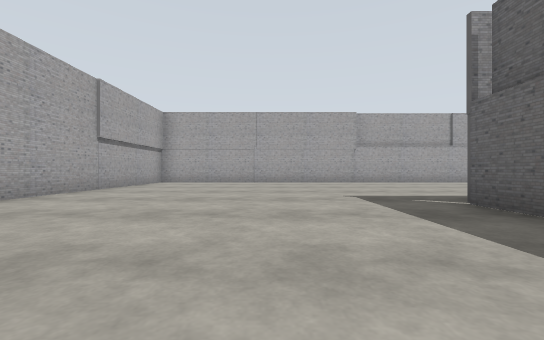
View 1 (above)

24 first-person views from a walk through a robot-simulator world made for Gazebo. The camera is 0.94 m above the floor, looks level and sees 90° across. The floor is counted in squares, 2 m on a side. Each view is taken from the middle of a square. On the plan, view 1 faces up. The plan holds only what a view shows up to about 9 squares ahead; the rest is blank. The place goes on beyond the plan. Some surface patterns are stand-ins.

View 2
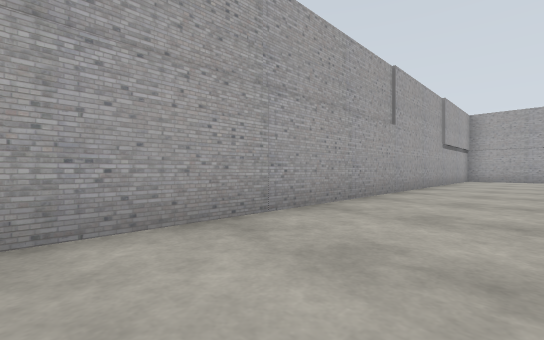

View 3
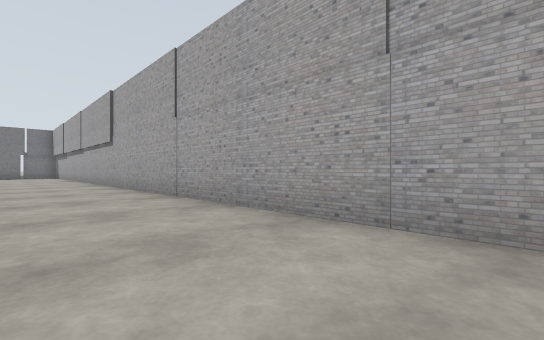

View 4
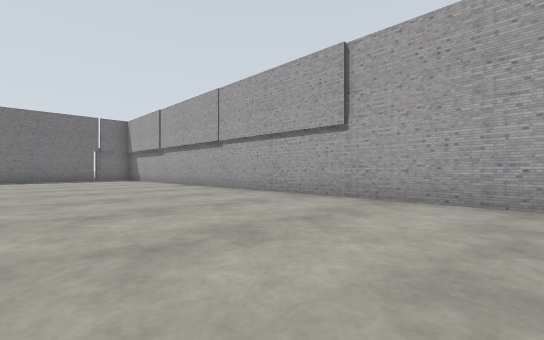

View 5
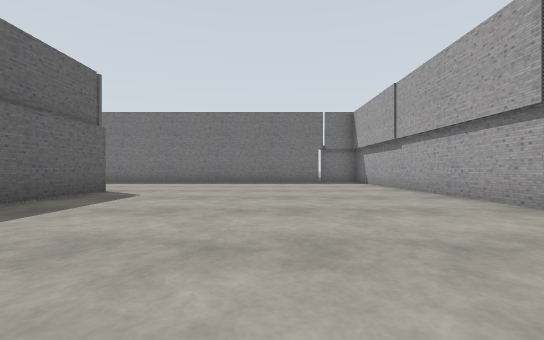

View 6
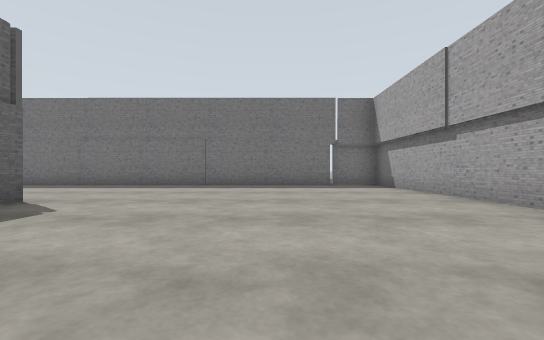

View 7
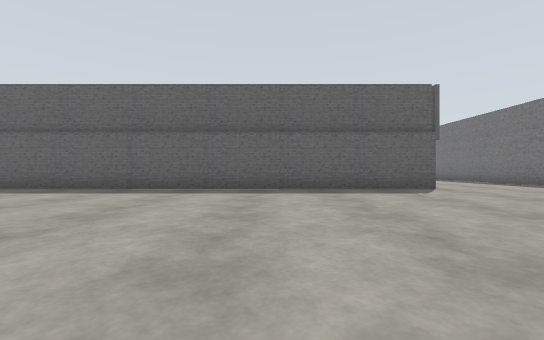

View 8
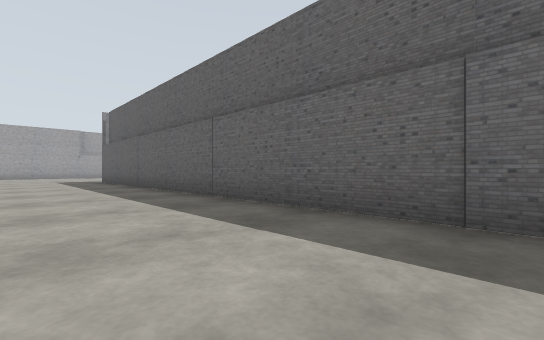

View 9
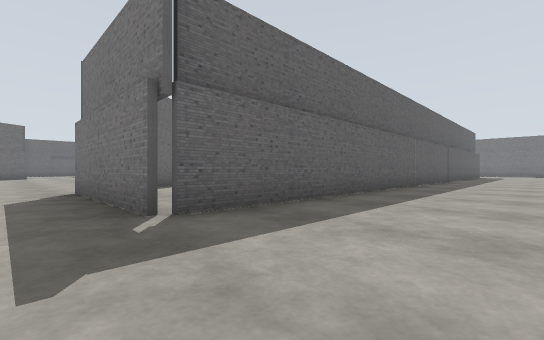

View 10
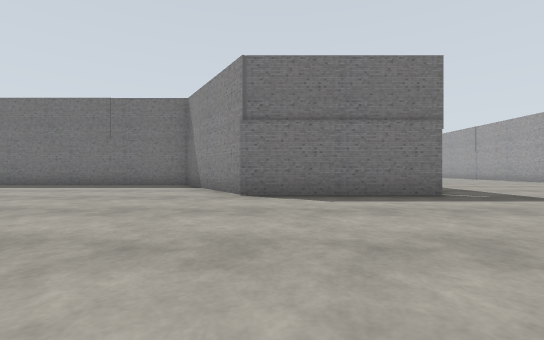

View 11
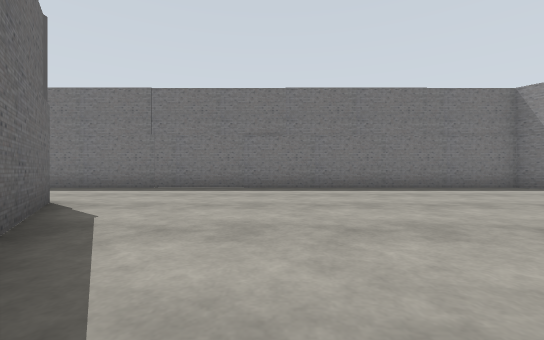

View 12
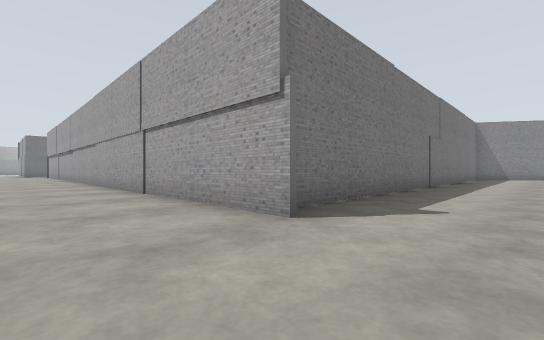

View 13
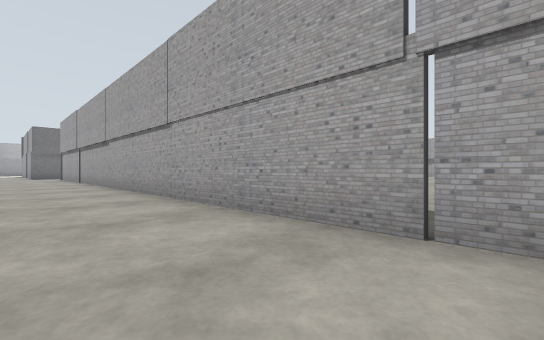

View 14
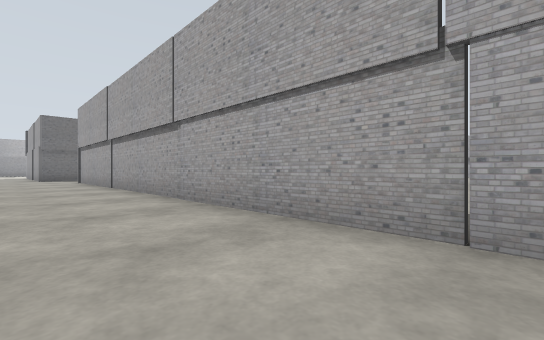

View 15
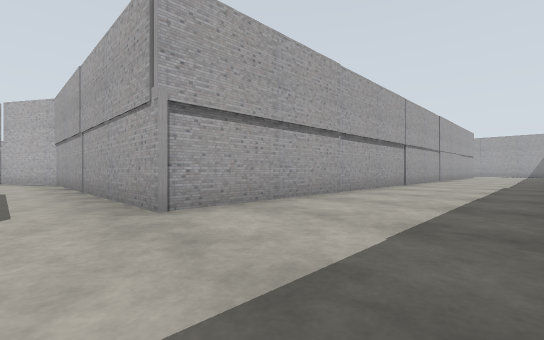

View 16
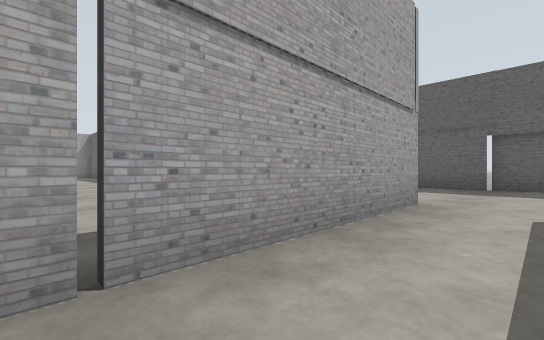

View 17
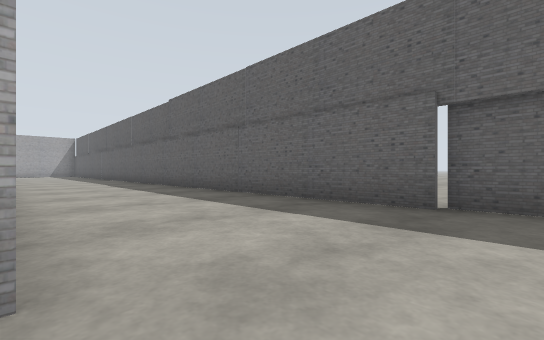

View 18
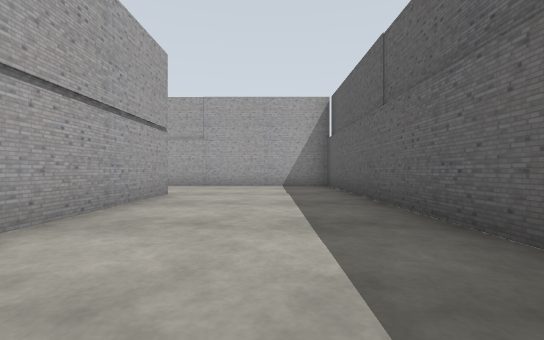

View 19
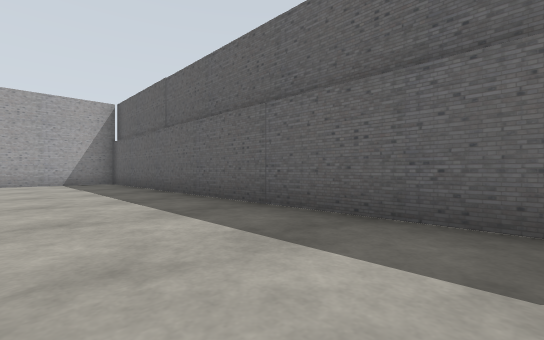

View 20
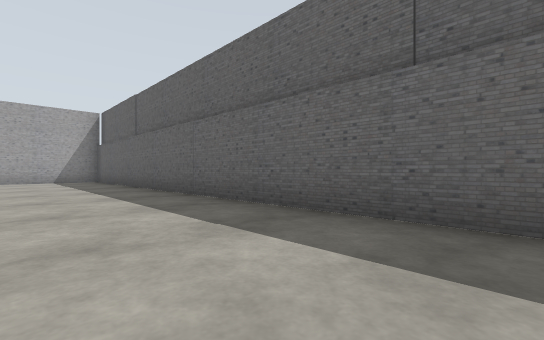

View 21
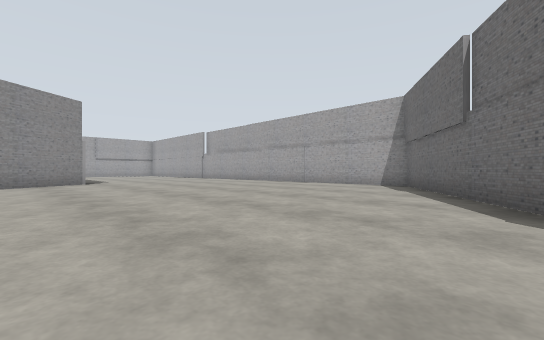

View 22
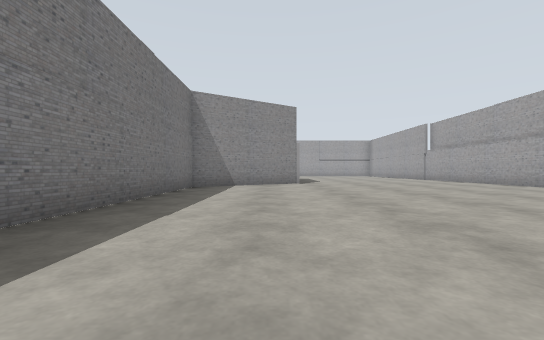

View 23
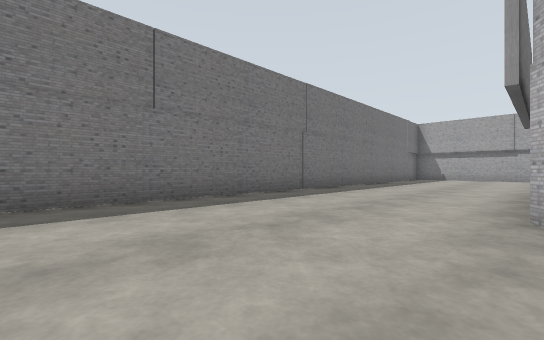

View 24
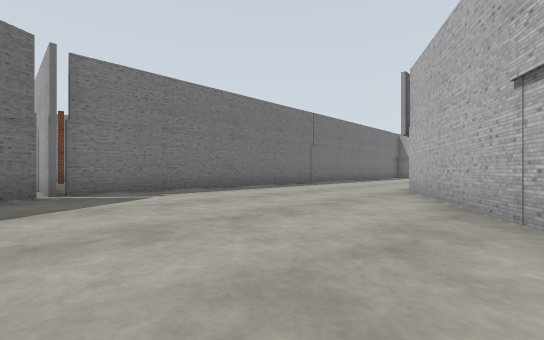

### Floor plan
Points are (right, up) in squares from view 1. A wall is a line through its corners. A room is listed if a view was taken in it or the views show most of it. See-through windows are left out.
Room 1 (views 1, 2, 3, 4, 5, 6, 7, 8, 9, 10, 11, 12, 13, 14, 15, 16, 17, 18, 19, 20, 21, 22)
walls: (2.7, -15.1) (2.7, 3.9) (6.5, 3.9) (8.5, 0.8) (21.4, 0.8); (-4.2, 9) (-4.2, -19.4) (-2.9, -19.4); (-2.8, -19.2) (7.4, -19.2); (18.2, 4.1) (14.7, 9.5); (12.4, -18.9) (12.4, -19.5); (22, 1.4) (22, -17.8) (14.6, -17.8) (12.7, -18.9); (25.6, -8) (25.6, 4.1) (20.9, 4.1); (25.6, -18.1) (25.6, -9.8); (25.8, -19) (25.8, -18.1)
ways out: opening at (7, -17) to room 2
Room 2 (views 23, 24)
walls: (10.2, -12.9) (6.7, -15.1); (8.2, 1.2) (7.8, 1.8); (12.5, -18.9) (13, -18.6); (7.4, -19.2) (12.1, -19.2)
ways out: opening at (7, -17) to room 1

Where each view was taken, in squares from view 1:
view 1: 0 up, 0 right, facing up
view 2: 3 down, 2 left, facing up-left
view 3: 0 up, 2 left, facing down-left
view 4: 6 down, 0 right, facing down-left
view 5: 9 down, 1 left, facing down
view 6: 11 down, 1 left, facing down
view 7: 11 down, 4 left, facing right
view 8: 8 down, 0 right, facing up-right
view 9: 5 up, 0 right, facing down-right
view 10: 9 up, 6 right, facing down
view 11: 8 up, 15 right, facing down
view 12: 3 up, 24 right, facing down-left
view 13: 2 down, 24 right, facing down-left
view 14: 6 down, 24 right, facing down-left
view 15: 19 down, 25 right, facing up-left
view 16: 19 down, 18 right, facing up-right
view 17: 19 down, 22 right, facing up-right
view 18: 4 down, 24 right, facing up
view 19: 6 down, 23 right, facing up-right
view 20: 8 down, 23 right, facing up-right
view 21: 2 up, 17 right, facing up-left
view 22: 3 up, 16 right, facing left
view 23: 15 down, 10 right, facing down-left
view 24: 13 down, 13 right, facing down-left
